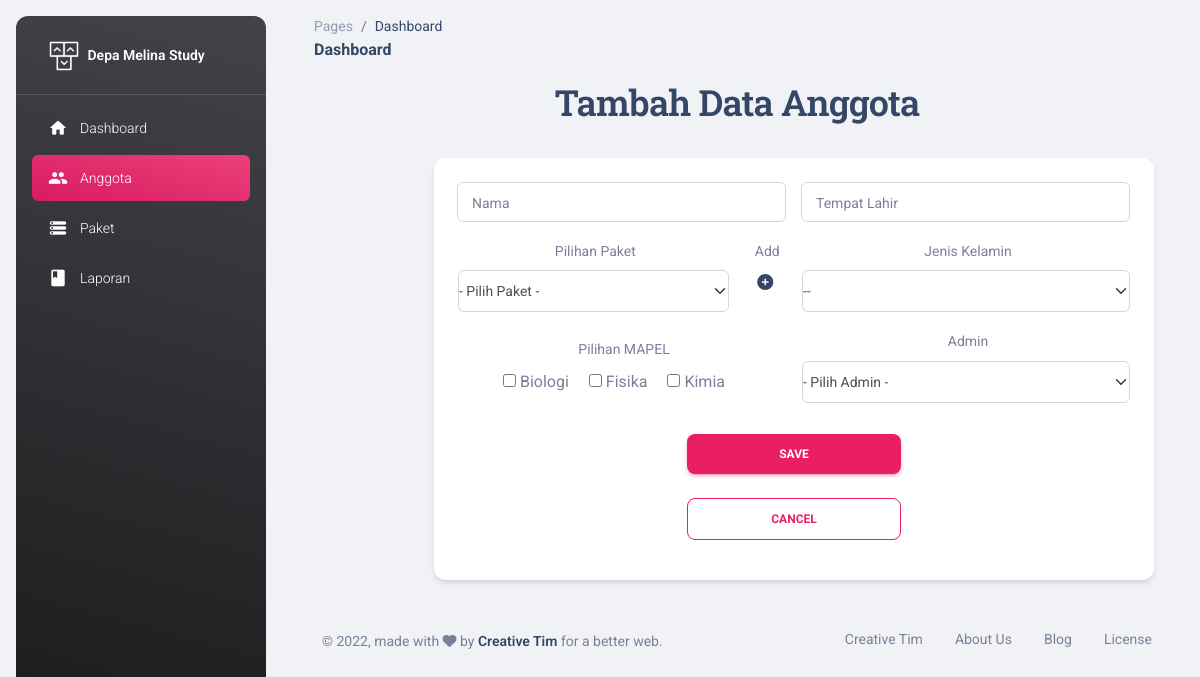
The page /view/add_new.php on the database its author committed.
### tables this page shows
CREATE TABLE `tbl_mapel` (
  `id_mapel` int(11) NOT NULL,
  `nama_mapel` varchar(20) NOT NULL
);

### controller/Kursus.php (called while the page is built, shortened)
<?php
    include '../model/Kursus_model.php';
    class Kursus{
        public $model;
        function __construct()
        {
            $db = new Database();
            $conn = $db->DBConnect();
            $this->model = new Kursus_model($conn);
        }
            function getMapel(){
             $jenis_mapel = $this->model->getMapel();
             return $jenis_mapel;
        }
     }
?>

### model/Kursus_model.php (called while the page is built, shortened)
<?php
class Kursus_model {
    protected $db;
    function __construct($db){
        $this->db = $db;
    }
    function getMapel(){
        $row = $this->db->prepare("SELECT * FROM tbl_mapel");
        $row->execute();
        return $hasil = $row->fetchAll();
    }
}
?>

### view/add_new.php (the view, shortened to what this page needs)
<?php
include '../controller/Kursus.php';
$ctrl = new Kursus();
$mapel = $ctrl->getMapel();
?>
<!DOCTYPE html>
    <html>
        <?php include "../template/head.php"?>
    <body class="g-sidenav-show  bg-gray-200">
        <?php include "../template/sidebar2.php" ?>
            <main class="main-content position-relative max-height-vh-100 h-100 border-radius-lg ">
        <?php include "../template/navbar.php" ?>
    <div class="container-fluid py-1">
            <div class="section-title text-center">
                <h2>Tambah Data Anggota</h2>
                <div class="container px-3 py-4">
                <div class="px-3">
      <div class="px-3">
        <div class="px-3">
          <div class="px-3">
            <div class="px-3">
              <div class="px-3">
                <div class="px-4">
<div class="card border-primary " style="width: 45rem;">
		  <div class="card-body">
		  <form class="row g-3" method="post" action="" name="form1">
              <div class="col-6">
			  <div class="input-group input-group-outline col-md-6">
                    <label class="form-label">Nama</label>
                    <input type="nama" class="form-control" name="nama" onfocus="focused(this)" onfocusout="defocused(this)" required>
                  </div>
              </div>
              <div class="col-6">
			     <div class="input-group input-group-outline col-md-6">
                    <label class="form-label">Tempat Lahir</label>
                    <input type="nama" class="form-control" name="tempat_lahir" onfocus="focused(this)" onfocusout="defocused(this)" required>
                  </div>
              </div>
			<div class="col-md-5">
				<label for="jenis_mapel" class="form-label">Pilihan Paket</label>
					<select name="jenis_mapel" id="jenisPaket" class="form-select">
					<option selected disabled> - Pilih Paket - </option>
			        </select>
			</div>
            <div class="col-md-1">
            <label for="jenis_mapel" class="form-label">Add</label>
                    <a href="add_new.php" data-bs-toggle="modal" data-bs-target="#tambah"><i class="fas fa-plus-circle"></i></a>
            </div>
			<div class="col-md-6">
				<label for="jk" class="form-label">Jenis Kelamin</label>
				<select name="jk" class="form-select">
					<option disabled="disabled" selected="selected">   -- </option>
				</select>
			</div>
			<div class="col-md-6 my-4">
			 	 <label for="matkul" class="form-label">Pilihan MAPEL</label><br>
			 	 <?php
				 foreach ($mapel as $mp) {
				?>
					<div class="form-check-inline custom-control custom-checkbox">
					<input type="checkbox" class="custom-control-input" name="<?=$mp['id_mapel']?>" value="<?=$mp['id_mapel']?>"> <span><?=$mp['nama_mapel']?></span>
				</div>
				<?php
				  }
				?>
			</div>
			<div class="col-md-6">
				<label for="jenis_surat" class="form-label">Admin</label>
					<select name="admin"  class="form-select" id="jenisAdmin">
					<option selected disabled> - Pilih Admin - </option>
			   </select>
			</div>
			<div class="d-grid gap-2 col-4 mx-auto">
				<input type="submit" class="btn btn-primary" value="SAVE" name="simpan">
				<a href="content.php" class="btn btn-outline-primary">CANCEL</a>
			</div>
		  </form>
		</div>
		</div>
	  </div>
	</div>
</div>
</div>
</div>
</div>
</div>
</div>
</div>
<?php include "../template/footer.php" ?>
	</div>
  </main>
</html>

### rows shown on the page
tbl_mapel: nama_mapel "Biologi"
tbl_mapel: nama_mapel "Fisika"
tbl_mapel: nama_mapel "Kimia"
